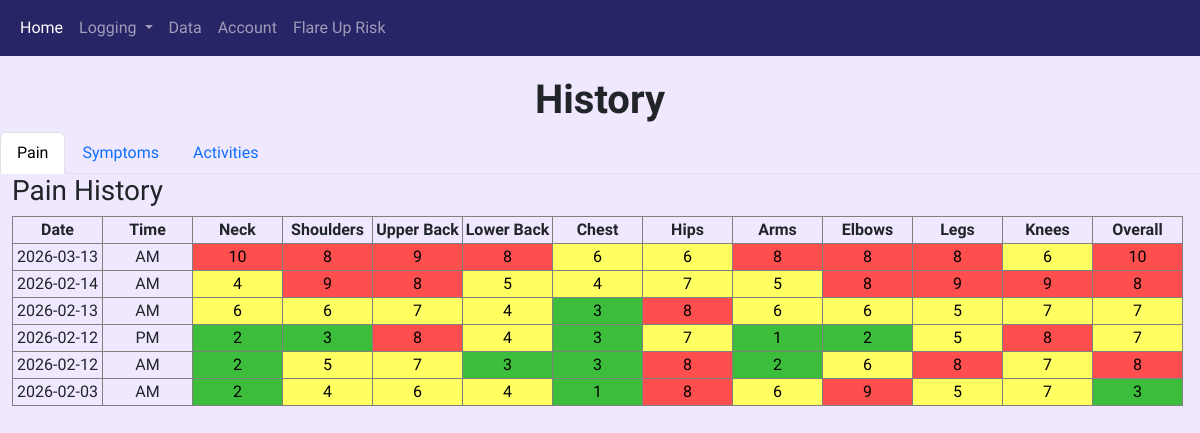
The page /history (signed in) on the database its author committed.
### models.py (models this page shows)
class PainAM(db.Model):
    id: so.Mapped[int] = so.mapped_column(primary_key=True)
    user_id: so.Mapped[int] = so.mapped_column(sa.ForeignKey("user.id"), nullable=False)
    date: so.Mapped[datetime.date] = so.mapped_column(sa.Date, default=datetime.date.today)
    neck: so.Mapped[int] = so.mapped_column(sa.Integer, nullable=False)
    shoulders: so.Mapped[int] = so.mapped_column(sa.Integer, nullable=False)
    upperback: so.Mapped[int] = so.mapped_column(sa.Integer, nullable=False)
    lowerback: so.Mapped[int] = so.mapped_column(sa.Integer, nullable=False)
    chest: so.Mapped[int] = so.mapped_column(sa.Integer, nullable=False)
    hips: so.Mapped[int] = so.mapped_column(sa.Integer, nullable=False)
    arms: so.Mapped[int] = so.mapped_column(sa.Integer, nullable=False)
    elbows: so.Mapped[int] = so.mapped_column(sa.Integer, nullable=False)
    legs: so.Mapped[int] = so.mapped_column(sa.Integer, nullable=False)
    knees: so.Mapped[int] = so.mapped_column(sa.Integer, nullable=False)
    overall: so.Mapped[int] = so.mapped_column(sa.Integer, nullable=False)
    stress: so.Mapped[int] = so.mapped_column(sa.Integer, nullable=False)

class PainPM(db.Model):
    id: so.Mapped[int] = so.mapped_column(primary_key=True)
    user_id: so.Mapped[int] = so.mapped_column(sa.ForeignKey("user.id"), nullable=False)
    date: so.Mapped[datetime.date] = so.mapped_column(sa.Date, default=datetime.date.today)
    neck: so.Mapped[int] = so.mapped_column(sa.Integer, nullable=False)
    shoulders: so.Mapped[int] = so.mapped_column(sa.Integer, nullable=False)
    upperback: so.Mapped[int] = so.mapped_column(sa.Integer, nullable=False)
    lowerback: so.Mapped[int] = so.mapped_column(sa.Integer, nullable=False)
    chest: so.Mapped[int] = so.mapped_column(sa.Integer, nullable=False)
    hips: so.Mapped[int] = so.mapped_column(sa.Integer, nullable=False)
    arms: so.Mapped[int] = so.mapped_column(sa.Integer, nullable=False)
    elbows: so.Mapped[int] = so.mapped_column(sa.Integer, nullable=False)
    legs: so.Mapped[int] = so.mapped_column(sa.Integer, nullable=False)
    knees: so.Mapped[int] = so.mapped_column(sa.Integer, nullable=False)
    overall: so.Mapped[int] = so.mapped_column(sa.Integer, nullable=False)
    stress: so.Mapped[int] = so.mapped_column(sa.Integer, nullable=False)

### routes.py (the view)
@bp.route("/history")
@login_required
def history():
    pain_am_logs = PainAM.query.filter_by(user_id=current_user.id).order_by(PainAM.date.desc()).all()
    pain_pm_logs = PainPM.query.filter_by(user_id=current_user.id).order_by(PainPM.date.desc()).all()
    symptoms_am_logs = SymptomsAM.query.filter_by(user_id=current_user.id).order_by(SymptomsAM.date.desc()).all()
    symptoms_pm_logs = SymptomsPM.query.filter_by(user_id=current_user.id).order_by(SymptomsPM.date.desc()).all()
    activity_logs = Activity.query.filter_by(user_id=current_user.id).order_by(Activity.date.desc()).all()
    combined_pain_logs = []
    for log in pain_am_logs:
        combined_pain_logs.append({
            "date": log.date,
            "time": "AM",
            "neck": log.neck,
            "shoulders": log.shoulders,
            "upperback": log.upperback,
            "lowerback": log.lowerback,
            "chest": log.chest,
            "hips": log.hips,
            "arms": log.arms,
            "elbows": log.elbows,
            "legs": log.legs,
            "knees": log.knees,
            "overall": log.overall
        })
    for log in pain_pm_logs:
        combined_pain_logs.append({
            "date": log.date,
            "time": "PM",
            "neck": log.neck,
            "shoulders": log.shoulders,
            "upperback": log.upperback,
            "lowerback": log.lowerback,
            "chest": log.chest,
            "hips": log.hips,
            "arms": log.arms,
            "elbows": log.elbows,
            "legs": log.legs,
            "knees": log.knees,
            "overall": log.overall
        })
    combined_pain_logs = sorted(combined_pain_logs, key=lambda x: (x["date"], x["time"]), reverse=True)
    combined_symptom_logs = []
    for log in symptoms_am_logs:
        combined_symptom_logs.append({
            "date": log.date,
            "time": "AM",
            "fatigue": log.fatigue,
            "stiffness": log.stiffness,
            "sleepquality": log.sleepquality,
            "fibrofog": log.fibrofog,
            "headache": log.headache,
            "ibs": log.ibs,
            "dizziness": log.dizziness,
            "bodytemp": log.bodytemp,
            "paraesthesia": log.paraesthesia,
            "allodynia": log.allodynia,
            "lightsens": log.lightsens,
            "depression": log.depression,
            "anxiety": log.anxiety
        })
    for log in symptoms_pm_logs:
        combined_symptom_logs.append({
            "date": log.date,
            "time": "PM",
            "fatigue": log.fatigue,
            "stiffness": log.stiffness,
            "fibrofog": log.fibrofog,
            "headache": log.headache,
            "ibs": log.ibs,
            "dizziness": log.dizziness,
            "bodytemp": log.bodytemp,
            "paraesthesia": log.paraesthesia,
            "allodynia": log.allodynia,
            "lightsens": log.lightsens,
            "depression": log.depression,
            "anxiety": log.anxiety
        })
    combined_symptom_logs = sorted(combined_symptom_logs, key=lambda x: (x["date"], x["time"]), reverse=True)
    activity_display_logs = []
    for log in activity_logs:
        activity_display_logs.append({
            "date": log.date,
            "shower": log.shower,
            "cooking": log.cooking,
            "laundry": log.laundry,
            "vacuuming": log.vacuuming,
            "cleaning": log.cleaning,
            "groceries": log.groceries,
            "walking": log.walking,
            "driving": log.driving,
            "exercise": log.exercise,
            "studying": log.studying,
            "resting": log.resting,
            "socialising": log.socialising,
            "outing": log.outing
        })
    return render_template(
        "history.html",combined_pain_logs=combined_pain_logs,combined_symptom_logs=combined_symptom_logs,activity_display_logs=activity_display_logs)

### routes.py (called while the page is built)
@login_manager.user_loader
def load_user(user_id: str):
    return User.query.get(int(user_id))

### templates/history.html (shortened to what this page needs)
{% extends "base.html" %}
{% block body %}
<div class="row">
    <h1 class="title">History</h1>
</div>
<div class="row">
    <ul class="nav nav-tabs" id="historyTabs" role="tablist">
        <li class="nav-item" role="presentation">
            <button class="nav-link active" id="pain-tab" data-bs-toggle="tab" data-bs-target="#pain" type="button" role="tab">
            Pain
            </button>
        </li>
        <li class="nav-item" role="presentation">
            <button class="nav-link" id="symptoms-tab" data-bs-toggle="tab" data-bs-target="#symptoms" type="button" role="tab">
            Symptoms
            </button>
        </li>
        <li class="nav-item" role="presentation">
            <button class="nav-link" id="activities-tab" data-bs-toggle="tab" data-bs-target="#activities" type="button" role="tab">
            Activities
            </button>
        </li>
    </ul>
</div>
<div class="tab-content" id="historyTabsContent">
  <div class="tab-pane fade show active" id="pain" role="tabpanel">
    <h3>Pain History</h3>
    <table class="historytable">
        <tr>
            <th>Date</th>
            <th>Time</th>
            <th>Neck</th>
            <th>Shoulders</th>
            <th>Upper Back</th>
            <th>Lower Back</th>
            <th>Chest</th>
            <th>Hips</th>
            <th>Arms</th>
            <th>Elbows</th>
            <th>Legs</th>
            <th>Knees</th>
            <th>Overall</th>
        </tr>
        {% for log in combined_pain_logs %}
        <tr>
            <td>{{ log.date }}</td>
            <td>{{ log.time }}</td>
            <td class="pain-cell level-{{ log.neck }}">{{ log.neck }}</td>
            <td class="pain-cell level-{{ log.shoulders }}">{{ log.shoulders }}</td>
            <td class="pain-cell level-{{ log.upperback }}">{{ log.upperback }}</td>
            <td class="pain-cell level-{{ log.lowerback }}">{{ log.lowerback }}</td>
            <td class="pain-cell level-{{ log.chest }}">{{ log.chest }}</td>
            <td class="pain-cell level-{{ log.hips }}">{{ log.hips }}</td>
            <td class="pain-cell level-{{ log.arms }}">{{ log.arms }}</td>
            <td class="pain-cell level-{{ log.elbows }}">{{ log.elbows }}</td>
            <td class="pain-cell level-{{ log.legs }}">{{ log.legs }}</td>
            <td class="pain-cell level-{{ log.knees }}">{{ log.knees }}</td>
            <td class="pain-cell level-{{ log.overall }}">{{ log.overall }}</td>
        </tr>
        {% endfor %}
    </table>
  </div>
</div>
{% endblock %}

### templates/base.html (shortened to what this page needs)
<!DOCTYPE html>
<html lang="en">
<head>
    <link href="{{ url_for('static', filename='css/bootstrap.min.css') }}" rel="stylesheet">
    <link href="{{ url_for('static', filename='css/style.css') }}" rel="stylesheet">
</head>
<body>
    <nav class="navbar navbar-expand-lg" style="background-color: #282566;" data-bs-theme="dark">
        <div class="container-fluid">
            <div class="collapse navbar-collapse" id="mainNavbar">
                <ul class="navbar-nav me-auto mb-2 mb-lg-0">
                    <li class="nav-item">
                        <a href="/" class="nav-link active">Home</a>
                    </li>
                    <li class="nav-item dropdown">
                        <a class="nav-link dropdown-toggle" href="#" role="button" data-bs-toggle="dropdown">
                            Logging
                        </a>
                    </li>
                    <li class="nav-item">
                        <a href="{{ url_for('routes.history') }}" class="nav-link">Data</a>
                    </li>
                    <li class="nav-item">
                        <a href="{{ url_for('routes.login') }}" class="nav-link">Account</a>
                    </li>
                    <li class="nav-item">
                        <a href="{{ url_for('routes.flarerisk') }}" class="nav-link">Flare Up Risk</a>
                    </li>
                </ul>
            </div>
        </div>
    </nav>
    <div class="container-fluid no-padding-container">
        {% block body %} {% endblock %}
    </div>
</body>
</html>

### static/css/style.css (style rules this page uses)
.title, .subtitle, .subheading, .historytitle { text-align: center; padding-top: 20px; }
.title { font-weight: 700; font-size: 250%; }
body { background-color: #efe8ff; font-family: "Lexend", sans-serif !important; }
li { list-style: none; }
.historytable th, .historytable td { border: 1px solid grey; width: 90px; text-align: center; }
.pain-cell { color: #000; }
.level-0, .level-1, .level-2, .level-3 { background-color: rgb(60, 190, 60); }
.level-4, .level-5, .level-6, .level-7 { background-color: rgb(255, 255, 98); }
.level-8, .level-9, .level-10 { background-color: rgb(255, 78, 78); }
.level-1, .level-2, .level-3 { background-color: rgb(60, 190, 60); }

### rows shown on the page
PainAM: date "2026-03-13"
PainAM: date "2026-02-14"
PainAM: date "2026-02-13"
PainPM: date "2026-02-12"
PainAM: date "2026-02-12"
PainAM: date "2026-02-03"

### other values the page prints
{{ log.time }} "AM" "AM" "AM" "PM" "AM" "AM"
{{ log.neck }} "10" "4" "6" "2" "2" "2"
{{ log.shoulders }} "8" "9" "6" "3" "5" "4"
{{ log.upperback }} "9" "8" "7" "8" "7" "6"
{{ log.lowerback }} "8" "5" "4" "4" "3" "4"
{{ log.chest }} "6" "4" "3" "3" "3" "1"
{{ log.hips }} "6" "7" "8" "7" "8" "8"
{{ log.arms }} "8" "5" "6" "1" "2" "6"
{{ log.elbows }} "8" "8" "6" "2" "6" "9"
{{ log.legs }} "8" "9" "5" "5" "8" "5"
{{ log.knees }} "6" "9" "7" "8" "7" "7"
{{ log.overall }} "10" "8" "7" "7" "8" "3"
